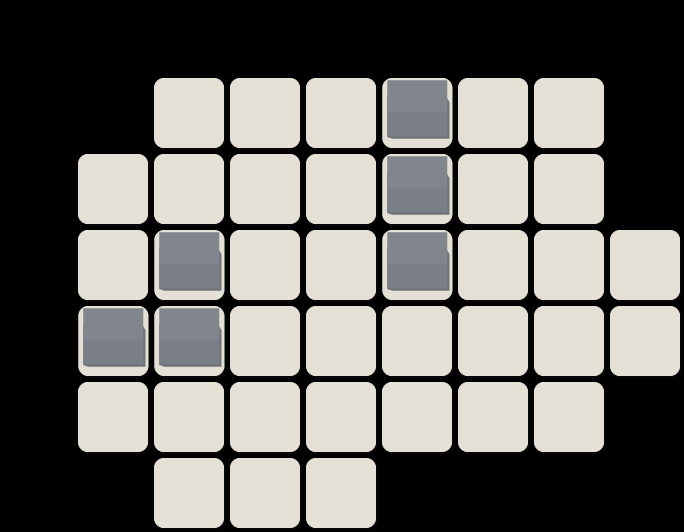

This is a level from a 2D game, rendered from its Tiled map with the project's own tilesets. A one-line summary and the complete map file follow:
An orthogonal 9x7 tile map with 76x76 px tiles, 1 tile layer (Tiles).

<map version="1.0" tiledversion="1.1.4" orientation="orthogonal" renderorder="right-down" width="9" height="7" tilewidth="76" tileheight="76" infinite="0" nextobjectid="17">
 <tileset firstgid="1" name="map-tiles" tilewidth="76" tileheight="76" tilecount="3" columns="3">
  <image source="map-tiles.png" width="228" height="76" />
 </tileset>
 <layer name="Tiles" width="9" height="7">
  <data encoding="csv">
0,0,0,0,0,0,0,0,0,
0,0,2,2,2,3,2,2,0,
0,2,2,2,2,3,2,2,0,
0,2,3,2,2,3,2,2,2,
0,3,3,2,2,2,2,2,2,
0,2,2,2,2,2,2,2,0,
0,0,2,2,2,0,0,0,0
</data>
 </layer>
</map>
